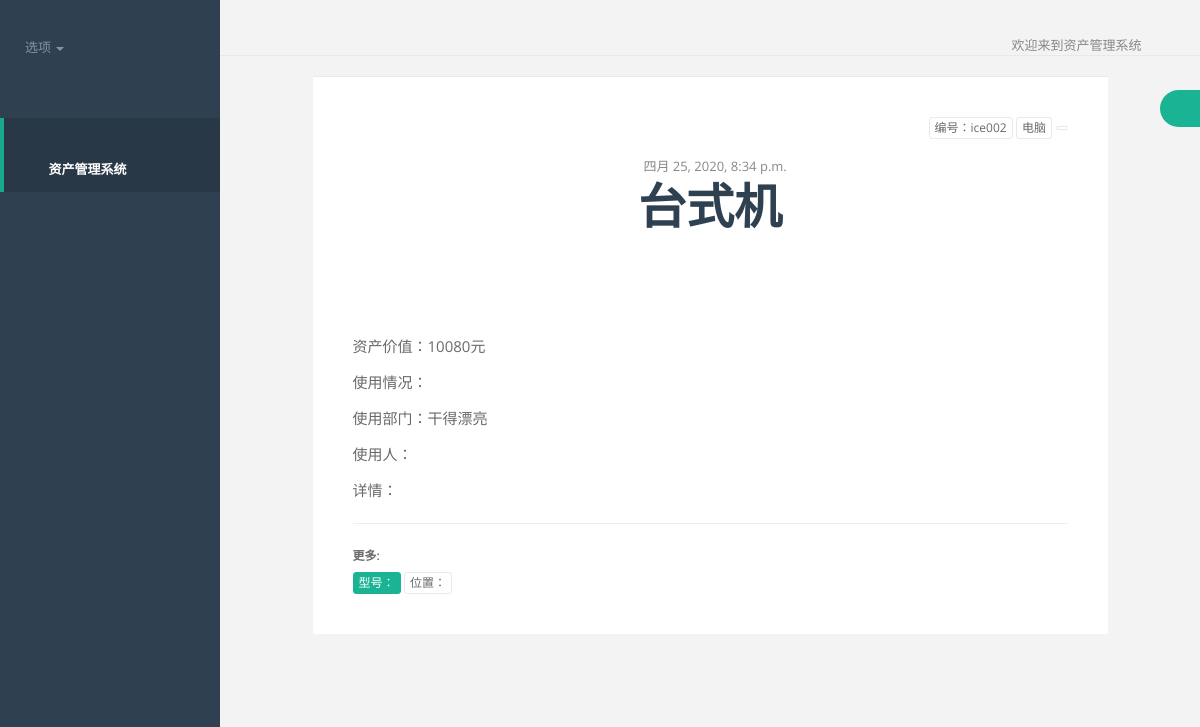
The app's page /asset/asset/2/ with its own data.
### ace/models.py (models this page shows, shortened)
class Asset(models.Model):
    asset_number=models.CharField(max_length=30,verbose_name='资产编号')
    asset_type=models.CharField(max_length=30,verbose_name='资产分类')
    asset_name=models.CharField(max_length=20,verbose_name='资产名称')
    asset_buyin_time=models.DateTimeField(verbose_name='财务入账日期')
    asset_value=models.CharField(max_length=20,verbose_name='资产价值')
    asset_state=models.CharField(max_length=10,verbose_name='使用情况',blank=True)
    asset_use_department=models.ForeignKey(Department,on_delete=models.CASCADE,blank=True)
    asset_user=models.CharField(max_length=20,verbose_name='使用人',blank=True)
    asset_count=models.CharField(max_length=20,verbose_name='数量')
    asset_brand=models.CharField(max_length=30,verbose_name='资产品牌',blank=True)
    asset_model=models.CharField(max_length=30,verbose_name='规格型号',blank=True)
    asset_location=models.CharField(max_length=40,verbose_name='资产位置',blank=True)
    asset_comments=models.TextField(blank=True,verbose_name='资产详情')
    class Meta:
        ordering=('-asset_buyin_time',)

class Department(models.Model):
    department_name=models.CharField(max_length=20,verbose_name='部门昵称')
    def __str__(self):
        return self.department_name

### ace/views.py (the view)
# urls.py: path('asset/<int:pk>/', views.article, name='asset'),
def article(request,pk):
    asset = get_object_or_404(Asset,pk=pk)
    return render(request, 'asset/article.html', context={'asset': asset})

### templates/asset/article.html (shortened to what this page needs)
{% extends 'base.html' %}
    {% block main %}
<div class="wrapper wrapper-content  animated fadeInRight article">
            <div class="row">
                <div class="col-lg-10 col-lg-offset-1">
                    <div class="ibox">
                        <div class="ibox-content">
                            <div class="pull-right">
                                <button class="btn btn-white btn-xs" type="button">编号：{{ asset.asset_number }}</button>
                                <button class="btn btn-white btn-xs" type="button">{{ asset.asset_type }}</button>
                                <button class="btn btn-white btn-xs" type="button">{{ asset.asset_brand }}</button>
                            </div>
                            <div class="text-center article-title">
                            <span class="text-muted"><i class="fa fa-clock-o"></i>{{ asset.asset_buyin_time }}</span>
                                <h1>
                                    {{ asset.asset_name }}
                                </h1>
                            </div>
                            <p>
                                资产价值：{{ asset.asset_value }}
                            </p>
                            <p>使用情况：{{ asset.asset_state }}</p>
                            <p>使用部门：{{ asset.asset_use_department }}</p>
                            <p>使用人：{{ asset.asset_user }}</p>
                            <p>详情：</p>
                            <hr>
                            <div class="row">
                                <div class="col-md-6">
                                        <h5>更多:</h5>
                                        <button class="btn btn-primary btn-xs" type="button">型号：{{ asset.asset_model }}</button>
                                        <button class="btn btn-white btn-xs" type="button">位置：{{ asset.asset_location }}</button>
                                </div>
                            </div>
                        </div>
                    </div>
                </div>
            </div>
        </div>
    {% endblock main %}

### records on screen
Asset: asset_number "ice002", asset_type "电脑", asset_buyin_time "四月 25, 2020, 8:34 p.m.", asset_name "台式机", asset_value "10080元", asset_use_department "干得漂亮"
